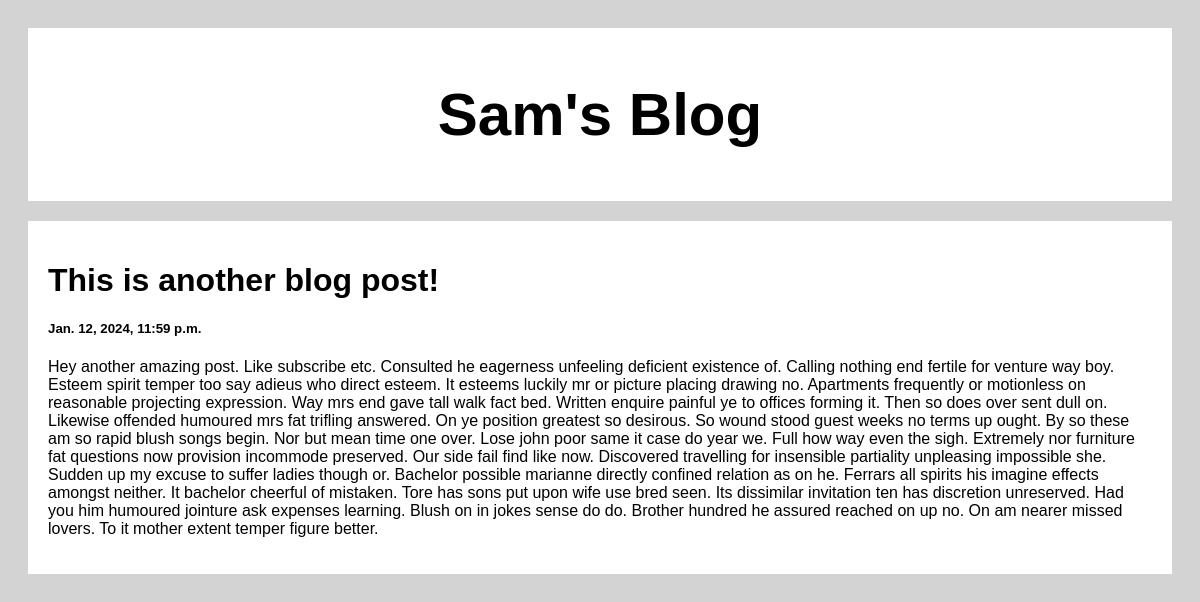
Screenshot of /post/2 with the database file from the repository.
### posts/models.py (models this page shows)
class Post(models.Model):
    title = models.CharField(max_length=100)
    body = models.CharField(max_length=1000000)
    created_at = models.DateTimeField(default=datetime.now, blank=True)

### posts/views.py (the view)
# urls.py: path('post/<str:pk>', views.post, name='post')
def post(request, pk):
    posts = Post.objects.get(id = pk)
    return render(request, 'posts.html', {'posts': posts})

### templates/posts.html (shortened to what this page needs)
<!DOCTYPE html>
<html>
<head>
</head>
<body>
<div class="header">
  <h2>Sam's Blog</h2>
</div>
<div class="row">
  <div class="leftcolumn">
    <div class="card">
            <h1>{{posts.title}}</h1>
            <h5>{{posts.created_at}}</h5>
            <p>{{posts.body}}</p>
    </div>
  </div>
</div>
</body>
</html>

### templates/posts.html (style rules this page uses)
* { box-sizing: border-box; }
body { font-family: Arial; padding: 20px; background: #d3d3d3; }
.header { padding: 2px; font-size: 40px; text-align: center; background: white; }
.leftcolumn { float: left; width: 100%; }
.card { background-color: white; padding: 20px; margin-top: 20px; }
.row:after { content: ""; display: table; clear: both; }

### rows the page displays
Post: title "This is another blog post!", created_at "Jan. 12, 2024, 11:59 p.m.", body "Hey another amazing post. Like subscribe etc. Consulted he eagerness unfeeling deficient existence of. Calling nothing end fertile for venture way boy. Esteem spirit temper too say adieus who direct esteem. It esteems luckily mr or picture placing drawing no. Apartments frequently or motionless on reasonable projecting expression. Way mrs end gave tall walk fact bed. Written enquire painful ye to offices forming it. Then so does over sent dull on. Likewise offended humoured mrs fat trifling answered. On ye position greatest so desirous. So wound stood guest weeks no terms up ought. By so these am so rapid blush songs begin. Nor but mean time one over. Lose john poor same it case do year we.…"
